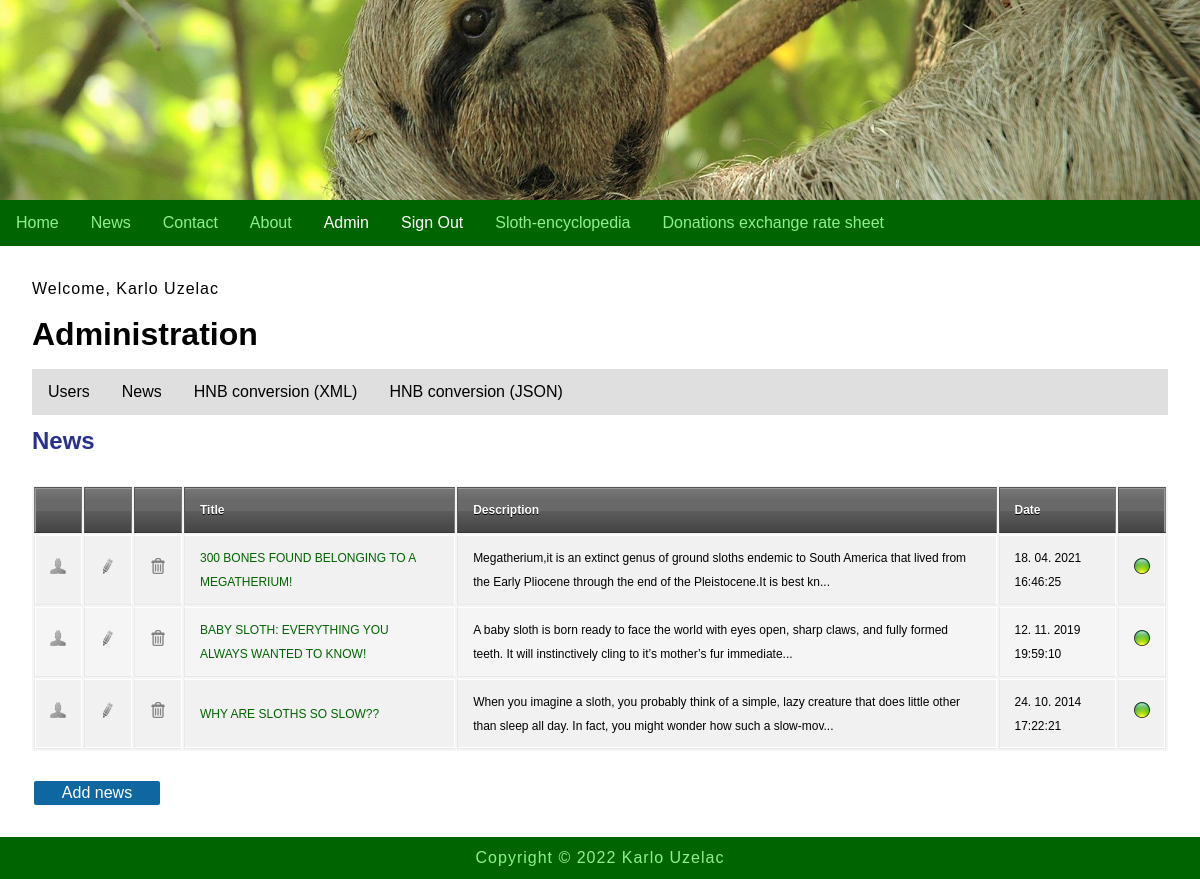
/index.php?menu=7&action=2 (signed in), run on the app's committed database.
### tables this page shows
CREATE TABLE `news` (
  `id` int(11) NOT NULL,
  `title` varchar(255) NOT NULL,
  `description` text NOT NULL,
  `date` timestamp NOT NULL DEFAULT CURRENT_TIMESTAMP ON UPDATE CURRENT_TIMESTAMP,
  `picture` varchar(255) NOT NULL,
  `archive` enum('Y','N') NOT NULL
);

### functions.php (called while the page is built)
<?php
	function pickerDateToMysql($pickerDate){
		$date = DateTime::createFromFormat('Y-m-d H:i:s', $pickerDate);
		return $date->format('d. m. Y H:i:s');
	}
?>

### admin/news.php (the view, shortened to what this page needs)
<?php
	if (isset($_GET['id']) && $_GET['id'] != '') {
		$query  = "SELECT * FROM news";
		$query .= " WHERE id=".$_GET['id'];
		$query .= " ORDER BY date DESC";
		$result = @mysqli_query($MySQL, $query);
		$row = @mysqli_fetch_array($result);
		print '
		<h2>News overview</h2>
		<div class="news">
			<img src="news/' . $row['picture'] . '" alt="' . $row['title'] . '" title="' . $row['title'] . '">
			<h2>' . $row['title'] . '</h2>
			' . $row['description'] . '
			<time datetime="' . $row['date'] . '">' . pickerDateToMysql($row['date']) . '</time>
			<hr>
		</div>
		<p><a href="index.php?menu='.$menu.'&amp;action='.$action.'">Back</a></p>';
	}
	else {
		print '
		<h2>News</h2>
		<div id="news">
			<table>
				<thead>
					<tr>
						<th width="16"></th>
						<th width="16"></th>
						<th width="16"></th>
						<th>Title</th>
						<th>Description</th>
						<th>Date</th>
						<th width="16"></th>
					</tr>
				</thead>
				<tbody>';
				$query  = "SELECT * FROM news";
				$query .= " ORDER BY date DESC";
				$result = @mysqli_query($MySQL, $query);
				while($row = @mysqli_fetch_array($result)) {
					print '
					<tr>
						<td><a href="index.php?menu='.$menu.'&amp;action='.$action.'&amp;id=' .$row['id']. '"><img src="img/user.png" alt="user"></a></td>
						<td><a href="index.php?menu='.$menu.'&amp;action='.$action.'&amp;edit=' .$row['id']. '"><img src="img/edit.png" alt="uredi"></a></td>
						<td><a href="index.php?menu='.$menu.'&amp;action='.$action.'&amp;delete=' .$row['id']. '"><img src="img/delete.png" alt="obriši"></a></td>
						<td>' . $row['title'] . '</td>
						<td>';
						if(strlen($row['description']) > 160) {
                            echo substr(strip_tags($row['description']), 0, 160).'...';
                        } else {
                            echo strip_tags($row['description']);
                        }
						print '
						</td>
						<td>' . pickerDateToMysql($row['date']) . '</td>
						<td>';
							if ($row['archive'] == 'Y') { print '<img src="img/inactive.png" alt="" title="" />'; }
                            else if ($row['archive'] == 'N') { print '<img src="img/active.png" alt="" title="" />'; }
						print '
						</td>
					</tr>';
				}
			print '
				</tbody>
			</table>
			<a href="index.php?menu=' . $menu . '&amp;action=' . $action . '&amp;add=true" class="AddLink">Add news</a>
		</div>';
	}
?>

### style.css (style rules this page uses)
body, html { font-family: 'Franklin Gothic Medium', sans-serif; margin: 0; font-size: 16px; }
h1,h2 { margin: 0.5em 0; font-size: 2em; }
h2 { font-size: 1.5em; color: #27318b; }
main a { color: #27318b; text-decoration: none; }
p { margin: 1em 0; line-height: 1.4em; letter-spacing: 1px; }
img { width: 100%; }
.AddLink { -moz-border-radius: 2px; border-radius: 2px; -webkit-border-radius: 2px; color: #FFFFFF !important; display: block; background-color: #0f67a1; margin: 8px 2px; padding: 3px; width: 120px; text-align: center; }
table { background: #f5f5f5; border-collapse: separate; box-shadow: inset 0 1px 0 #fff; font-size: 12px; line-height: 24px; margin: 30px auto; text-align: left; width: 100%; }
th { background: url(http://jackrugile.com/images/misc/noise-diagonal.png), linear-gradient(#777, #444); border-left: 1px solid #555; border-right: 1px solid #777; border-top: 1px solid #555; border-bottom: 1px solid #333; box-shadow: inset 0 1px 0 #999; color: #fff; font-weight: bold; padding: 10px 15px; position: relative; text-shadow: 0 1px 0 #000; }
th:after { background: linear-gradient(rgba(255,255,255,0), rgba(255,255,255,.08)); content: ''; display: block; height: 25%; left: 0; margin: 1px 0 0 0; position: absolute; top: 25%; width: 100%; }
th:first-child { border-left: 1px solid #777; box-shadow: inset 1px 1px 0 #999; }
th:last-child { box-shadow: inset -1px 1px 0 #999; }
td { border-right: 1px solid #fff; border-left: 1px solid #e8e8e8; border-top: 1px solid #fff; border-bottom: 1px solid #e8e8e8; padding: 10px 15px; position: relative; transition: all 300ms; }
td:first-child { box-shadow: inset 1px 0 0 #fff; }
td:last-child { border-right: 1px solid #e8e8e8; box-shadow: inset -1px 0 0 #fff; }
tr { background: url(http://jackrugile.com/images/misc/noise-diagonal.png); }
tr:nth-child(odd) td { background: #f1f1f1 url(http://jackrugile.com/images/misc/noise-diagonal.png); }
tr:last-of-type td { box-shadow: inset 0 -1px 0 #fff; }
tr:last-of-type td:first-child { box-shadow: inset 1px -1px 0 #fff; }
tr:last-of-type td:last-child { box-shadow: inset -1px -1px 0 #fff; }

### data on the page
news: title "300 BONES FOUND BELONGING TO A MEGATHERIUM!", description "Megatherium,it is an extinct genus of ground sloths endemic to South America that lived from the Early Pliocene through the end of the Pleistocene.It is best kn", date "18. 04. 2021 16:46:25"
news: title "BABY SLOTH: EVERYTHING YOU ALWAYS WANTED TO KNOW!", description "A baby sloth is born ready to face the world with eyes open, sharp claws, and fully formed teeth. It will instinctively cling to it’s mother’s fur immediate", date "12. 11. 2019 19:59:10"
news: title "WHY ARE SLOTHS SO SLOW??", description "When you imagine a sloth, you probably think of a simple, lazy creature that does little other than sleep all day. In fact, you might wonder how such a slow-mov", date "24. 10. 2014 17:22:21"

### other printed values
$_SESSION['message'] "Welcome, Karlo Uzelac"
